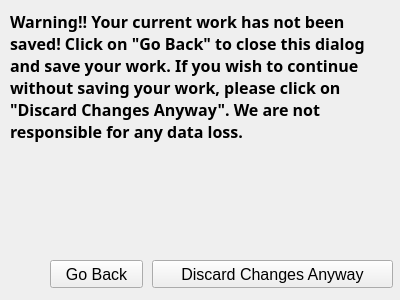
<?xml version="1.0" encoding="UTF-8"?>
<ui version="4.0">
 <class>File_Not_Saved</class>
 <widget class="QWidget" name="File_Not_Saved">
  <property name="geometry">
   <rect>
    <x>0</x>
    <y>0</y>
    <width>400</width>
    <height>300</height>
   </rect>
  </property>
  <property name="font">
   <font>
    <family>Arial</family>
    <pointsize>12</pointsize>
   </font>
  </property>
  <property name="windowTitle">
   <string>Your File HAS NOT BEEN SAVED!</string>
  </property>
  <widget class="QLabel" name="label">
   <property name="geometry">
    <rect>
     <x>10</x>
     <y>10</y>
     <width>381</width>
     <height>211</height>
    </rect>
   </property>
   <property name="font">
    <font>
     <family>Source Han Sans Bold</family>
     <pointsize>12</pointsize>
     <weight>75</weight>
     <bold>true</bold>
    </font>
   </property>
   <property name="text">
    <string>Warning!! Your current work has not been saved! Click on &quot;Go Back&quot; to close this dialog and save your work. If you wish to continue without saving your work, please click on &quot;Discard Changes Anyway&quot;. We are not responsible for any data loss.</string>
   </property>
   <property name="alignment">
    <set>Qt::AlignLeading|Qt::AlignLeft|Qt::AlignTop</set>
   </property>
   <property name="wordWrap">
    <bool>true</bool>
   </property>
  </widget>
  <widget class="QPushButton" name="discard_changes_from_file_not_saved_dialog">
   <property name="geometry">
    <rect>
     <x>152</x>
     <y>260</y>
     <width>241</width>
     <height>28</height>
    </rect>
   </property>
   <property name="text">
    <string>Discard Changes Anyway</string>
   </property>
  </widget>
  <widget class="QPushButton" name="return_to_editor_from_file_no_saved_dialog">
   <property name="geometry">
    <rect>
     <x>50</x>
     <y>260</y>
     <width>93</width>
     <height>28</height>
    </rect>
   </property>
   <property name="text">
    <string>Go Back</string>
   </property>
  </widget>
 </widget>
 <resources/>
 <connections/>
</ui>
